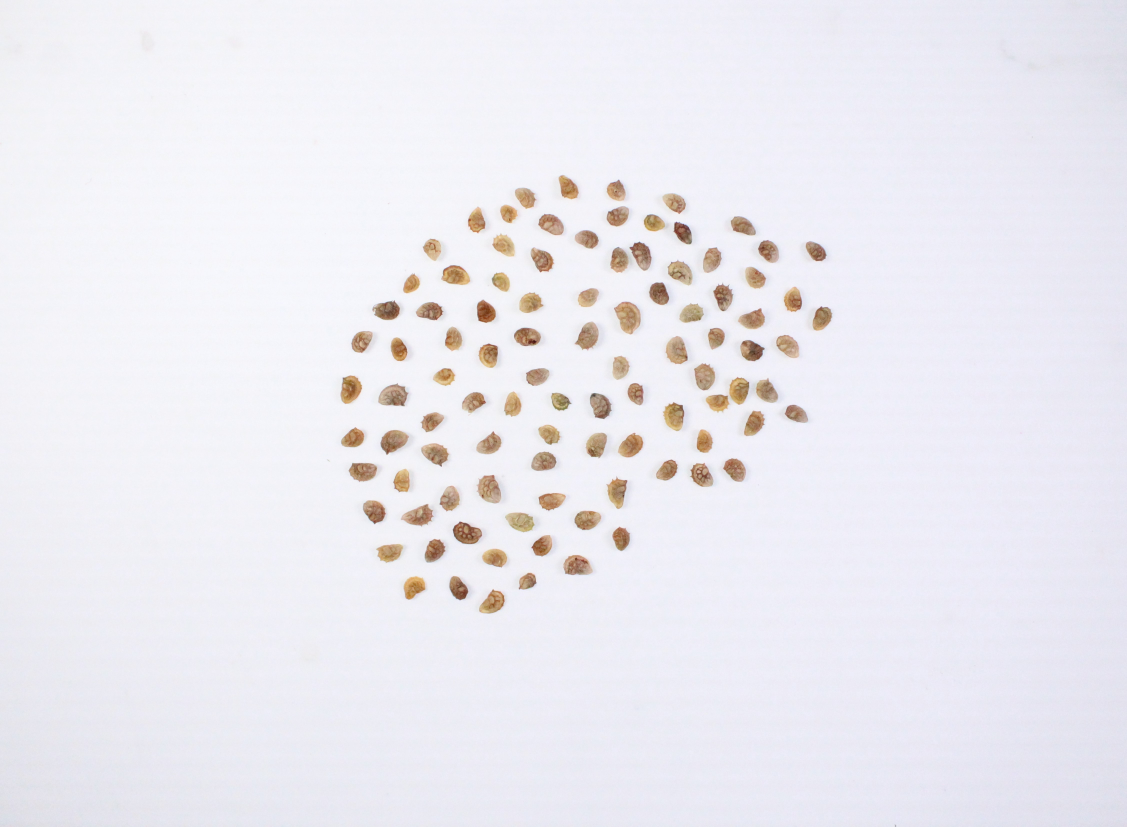
#> input picture img/pods_IMG_0003.JPG, 4507 x 3307 px (shown at 1/4 size)
$ python canny.py
#> lines starting #> are read from the running program, lines starting #| are printed output that depends on the picture; after the words box and inside, x2 and y2 are one past the last pixel; in counts of white or black regions, pixels touching at a corner belong together
import cv2
import numpy as np

img_path = '../img/pods_IMG_0003.JPG'
img = cv2.imread(img_path)
#> img is the input picture: shape (3307, 4507, 3); mean B, G, R 240.8, 234.5, 236

print(img.shape)
#| (3307, 4507, 3)

print(type(img))
#| <class 'numpy.ndarray'>

# [4 lines of commented-out code are left out]

def showImage(src):
	cv2.namedWindow('image', cv2.WINDOW_GUI_NORMAL)
	cv2.imshow('image', src)
	if cv2.waitKey(0) & 0xFF == ord('q'):
#> (key q is pressed here)
		cv2.destroyWindow('image')


showImage(img)

kernel = np.ones((5, 5), np.uint8)

edges = cv2.Canny(img, 100, 200)
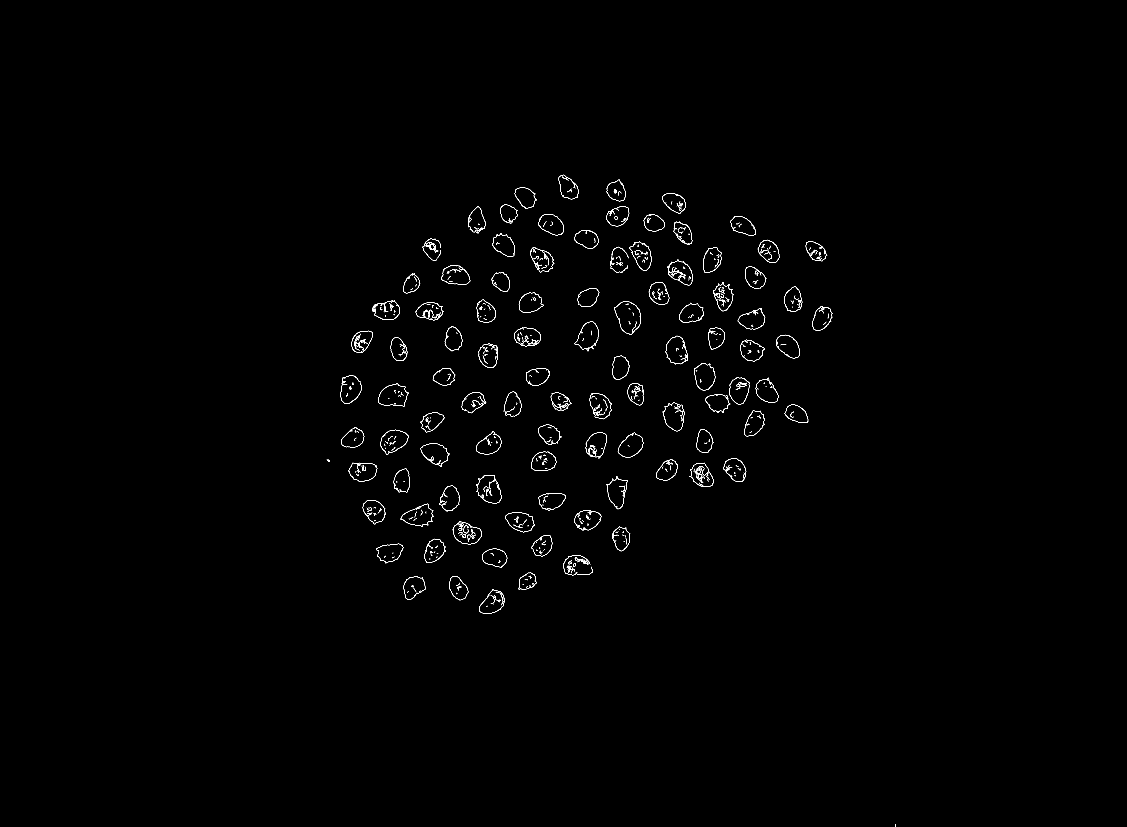
#> edges: shape (3307, 4507) (shown at 1/4 size); 0.33% white in thin lines or dots, all inside (x1, y1, x2, y2) = (1307, 699, 3584, 3307)
showImage(edges)
#> (key Esc is pressed here)
print(edges)
#> (printed output is left out)

closed_edge = cv2.morphologyEx(edges, cv2.MORPH_CLOSE, kernel)
#> closed_edge: shape (3307, 4507); 0.45% white; 337 white regions (94 under 20 px)

showImage(closed_edge)

print(edges.shape)
#| (3307, 4507)

contours, _ = cv2.findContours(closed_edge, cv2.RETR_EXTERNAL, cv2.CHAIN_APPROX_SIMPLE)
#> contours = 110 contours, 8 with area under 20; largest, box (x1, y1, x2, y2) and area: (2456, 1206, 2564, 1338) 9662, (1904, 1900, 2005, 2015) 8104, (1512, 1532, 1635, 1626) 7936, (1811, 2086, 1928, 2177) 7372, (1521, 1719, 1636, 1819) 7368

print(contours)
#> (printed output is left out)
print(type(contours))
print(len(contours))
print(contours[0].shape)


def closedContours(src: np.ndarray, threshold1: int, threshold2: int , kernel_size: int) -> tuple:
	"""
	Take a source image
	Finds the image edges using the Canny algorithm
	Closes edge gaps with morphology close operations
	Finds all object external contours
	:Return: a tuple of contours
	"""
#> called with threshold1 = 600, threshold2 = 150, kernel_size = 5
	assert type(src)==np.ndarray
	kernel = np.ones((kernel_size, kernel_size), np.uint8)
	edges = cv2.Canny(src, threshold1, threshold2)
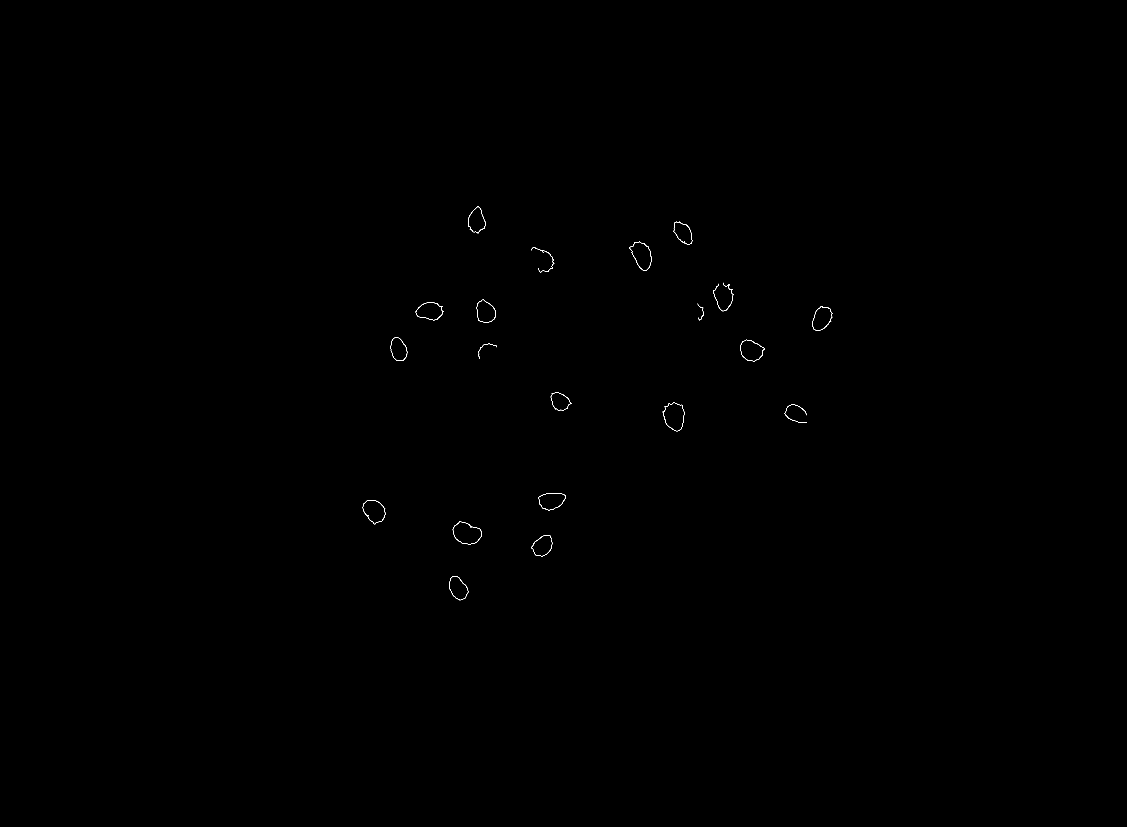
#> edges: shape (3307, 4507) (shown at 1/4 size); 0.04% white in thin lines or dots, all inside (x1, y1, x2, y2) = (1451, 826, 3329, 2401)
	closed = cv2.morphologyEx(edges, cv2.MORPH_CLOSE, kernel)
	cnt, _ = cv2.findContours(edges, cv2.RETR_EXTERNAL, cv2.CHAIN_APPROX_SIMPLE)
#> cnt = 21 contours, 1 with area under 20; largest, box (x1, y1, x2, y2) and area: (1811, 2086, 1928, 2177) 7370, (2961, 1359, 3059, 1445) 5806, (2154, 1972, 2263, 2044) 5448, (1907, 1198, 1983, 1292) 5194, (1797, 2304, 1873, 2401) 4902

	return contours


cnt = closedContours(img, 600, 150, 5)
#> cnt has the same summary as contours
print(len(cnt))

cont_img = cv2.drawContours(img, cnt, -1, (255, 0, 0), 3)
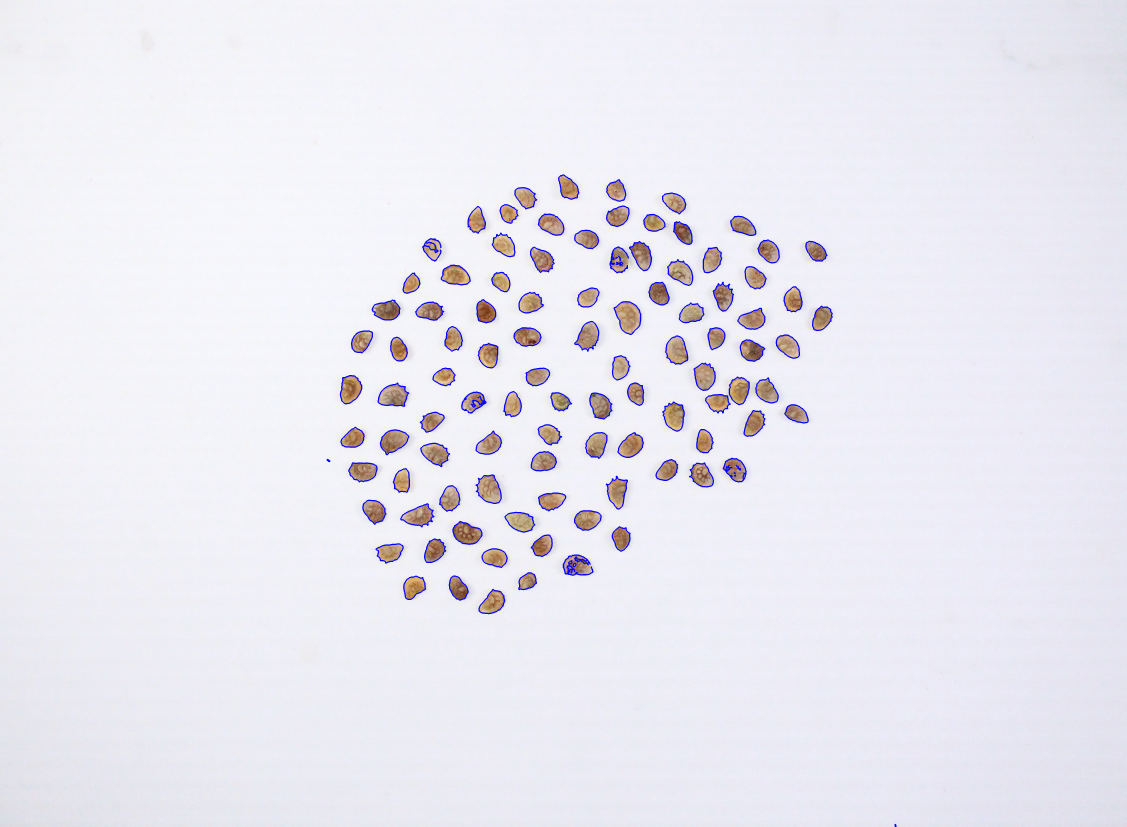
#> cont_img: shape (3307, 4507, 3) (shown at 1/4 size); mean B, G, R 241.4, 232.7, 234.1

showImage(cont_img)
